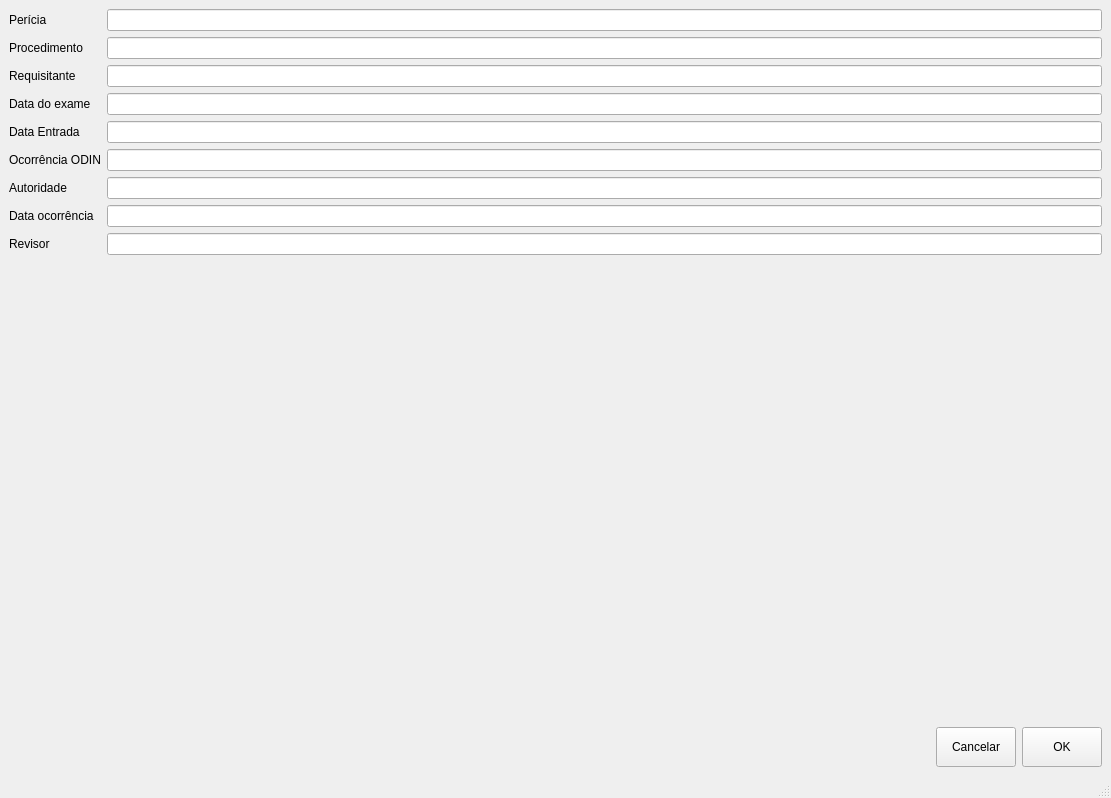
<?xml version="1.0" encoding="UTF-8"?>
<ui version="4.0">
 <class>MainWindow</class>
 <widget class="QMainWindow" name="MainWindow">
  <property name="geometry">
   <rect>
    <x>0</x>
    <y>0</y>
    <width>1111</width>
    <height>798</height>
   </rect>
  </property>
  <property name="windowTitle">
   <string>MainWindow</string>
  </property>
  <widget class="QWidget" name="centralwidget">
   <layout class="QVBoxLayout" name="verticalLayout" stretch="0,1,0">
    <item>
     <layout class="QFormLayout" name="formLayout">
      <item row="0" column="0">
       <widget class="QLabel" name="lblPericia">
        <property name="text">
         <string>Perícia</string>
        </property>
       </widget>
      </item>
      <item row="0" column="1">
       <widget class="QLineEdit" name="ledPericia"/>
      </item>
      <item row="1" column="0">
       <widget class="QLabel" name="procedimentoLabel">
        <property name="text">
         <string>Procedimento</string>
        </property>
       </widget>
      </item>
      <item row="1" column="1">
       <widget class="QLineEdit" name="ledProcedimento"/>
      </item>
      <item row="2" column="0">
       <widget class="QLabel" name="requisitanteLabel">
        <property name="text">
         <string>Requisitante</string>
        </property>
       </widget>
      </item>
      <item row="2" column="1">
       <widget class="QLineEdit" name="ledRequisitante"/>
      </item>
      <item row="3" column="0">
       <widget class="QLabel" name="dataDoExameLabel">
        <property name="text">
         <string>Data do exame</string>
        </property>
       </widget>
      </item>
      <item row="3" column="1">
       <widget class="QLineEdit" name="ledDataExame"/>
      </item>
      <item row="4" column="0">
       <widget class="QLabel" name="lblDataEntrada">
        <property name="text">
         <string>Data Entrada</string>
        </property>
       </widget>
      </item>
      <item row="4" column="1">
       <widget class="QLineEdit" name="ledDataEntrada"/>
      </item>
      <item row="5" column="0">
       <widget class="QLabel" name="ocorrNciaODINLabel">
        <property name="text">
         <string>Ocorrência ODIN</string>
        </property>
       </widget>
      </item>
      <item row="5" column="1">
       <widget class="QLineEdit" name="ledOcorrenciaOdin"/>
      </item>
      <item row="6" column="0">
       <widget class="QLabel" name="autoridadeLabel">
        <property name="text">
         <string>Autoridade</string>
        </property>
       </widget>
      </item>
      <item row="6" column="1">
       <widget class="QLineEdit" name="ledAutoridade"/>
      </item>
      <item row="7" column="0">
       <widget class="QLabel" name="dataOcorrNciaLabel">
        <property name="text">
         <string>Data ocorrência</string>
        </property>
       </widget>
      </item>
      <item row="7" column="1">
       <widget class="QLineEdit" name="ledDataOcorrencia"/>
      </item>
      <item row="8" column="0">
       <widget class="QLabel" name="rEvisorLabel">
        <property name="text">
         <string>Revisor</string>
        </property>
       </widget>
      </item>
      <item row="8" column="1">
       <widget class="QLineEdit" name="ledRevisor"/>
      </item>
     </layout>
    </item>
    <item>
     <layout class="QHBoxLayout" name="layPics"/>
    </item>
    <item>
     <layout class="QHBoxLayout" name="horizontalLayout">
      <item>
       <spacer name="horizontalSpacer">
        <property name="orientation">
         <enum>Qt::Horizontal</enum>
        </property>
        <property name="sizeHint" stdset="0">
         <size>
          <width>40</width>
          <height>20</height>
         </size>
        </property>
       </spacer>
      </item>
      <item>
       <widget class="QPushButton" name="btnCancel">
        <property name="sizePolicy">
         <sizepolicy hsizetype="Fixed" vsizetype="Fixed">
          <horstretch>0</horstretch>
          <verstretch>0</verstretch>
         </sizepolicy>
        </property>
        <property name="minimumSize">
         <size>
          <width>80</width>
          <height>40</height>
         </size>
        </property>
        <property name="styleSheet">
         <string notr="true">padding: 5px</string>
        </property>
        <property name="text">
         <string>Cancelar</string>
        </property>
       </widget>
      </item>
      <item>
       <widget class="QPushButton" name="btnOk">
        <property name="sizePolicy">
         <sizepolicy hsizetype="Fixed" vsizetype="Fixed">
          <horstretch>0</horstretch>
          <verstretch>0</verstretch>
         </sizepolicy>
        </property>
        <property name="minimumSize">
         <size>
          <width>80</width>
          <height>40</height>
         </size>
        </property>
        <property name="styleSheet">
         <string notr="true">padding: 5px</string>
        </property>
        <property name="text">
         <string>OK</string>
        </property>
       </widget>
      </item>
     </layout>
    </item>
   </layout>
  </widget>
  <widget class="QMenuBar" name="menubar">
   <property name="geometry">
    <rect>
     <x>0</x>
     <y>0</y>
     <width>1111</width>
     <height>22</height>
    </rect>
   </property>
  </widget>
  <widget class="QStatusBar" name="statusbar"/>
 </widget>
 <resources/>
 <connections/>
</ui>
